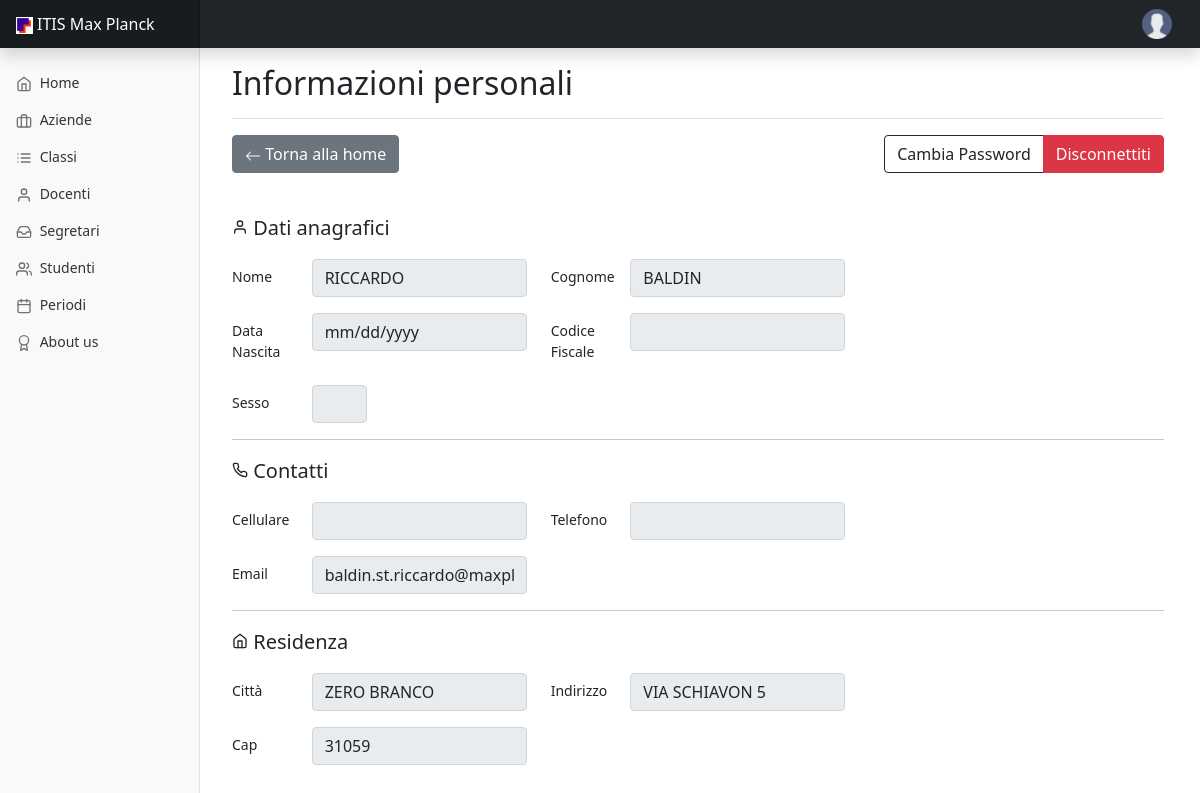
/pagina-utente.php (signed in), run on an earlier commit of the app's database.
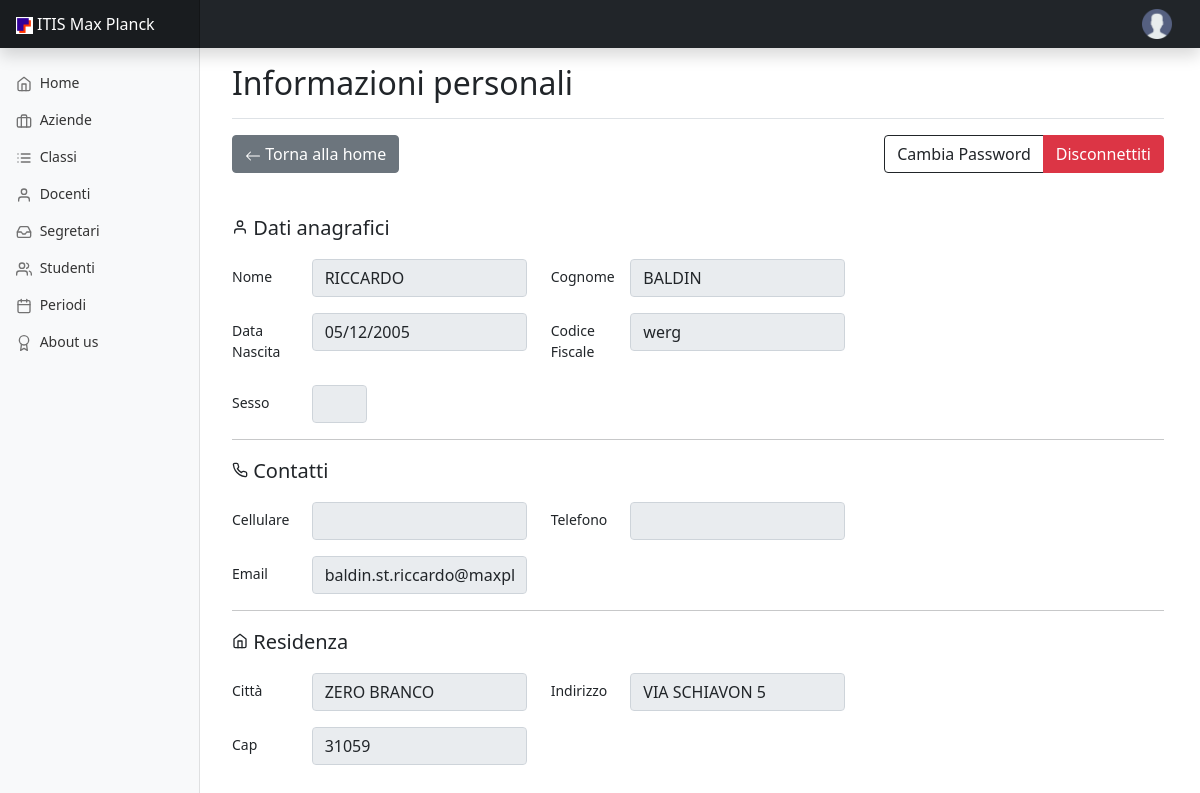
And on a later commit of the database.
### tables this page shows
CREATE TABLE `persona` (
  `id` int NOT NULL,
  `nome` varchar(80) NOT NULL,
  `cognome` varchar(80) NOT NULL,
  `datanascita` date DEFAULT NULL,
  `codicefiscale` varchar(16) NOT NULL,
  `sesso` char(1) NOT NULL,
  `cellulare` varchar(13) NOT NULL,
  `login` varchar(100) DEFAULT NULL,
  `password` varchar(100) DEFAULT NULL,
  `al_matricola` varchar(20) DEFAULT NULL,
  `al_cittadinanza` varchar(30) DEFAULT NULL,
  `cap` varchar(5) DEFAULT NULL,
  `telefono` varchar(20) DEFAULT NULL,
  `email` varchar(100) NOT NULL,
  `indirizzo` varchar(100) DEFAULT NULL,
  `residenza` varchar(100) DEFAULT NULL,
  `provincia` varchar(2) DEFAULT NULL,
  `tut_idazienda` int DEFAULT NULL
);

### pagina-utente.php (the view, shortened to what the changed rows need)
<!doctype html>
<html lang="en">
  <head>
    <?php require("Include/head.php");?>
  </head>
  <body>
  <?php require("Include/navbar.php");?>
<div class="container-fluid">
    <main class="col-md-9 ms-sm-auto col-lg-10 px-md-4">
		<?php
			function generaDettaglioVisualizzazione($result){
				$nome = "";
				$cognome = "";
				$datanascita = "";
				$codicefiscale = "";
				$indirizzo = "";
				$residenza = "";
				$cellulare = "";
				$telefono = "";
				$email = "";
				$sesso = "";
				$cap = "";
				  if ($result->num_rows > 0) {
					  $row = $result->fetch_assoc();
					  $nome = htmlspecialchars($row["nome"]);
					  $cognome = htmlspecialchars($row["cognome"]);
					  $datanascita = htmlspecialchars($row["datanascita"]);
					  $codicefiscale = htmlspecialchars($row["codicefiscale"]);
					  $indirizzo = htmlspecialchars($row["indirizzo"]);
					  $residenza = htmlspecialchars($row["residenza"]);
					  $cellulare = htmlspecialchars($row["cellulare"]);
					  $telefono = htmlspecialchars($row["telefono"]);
					  $email = htmlspecialchars($row["email"]);
					  $sesso = htmlspecialchars($row["sesso"]);
					  $cap = htmlspecialchars($row["cap"]);
				  }
				  echo '
				  <div class="justify-content-center">
					<div class="mb-3 row">
						<div class="col-sm-3 col-md-3">
							<input type="text" readonly id="nomepersona" class="form-control" name="nome" value="'. $nome .'">
						</div>
						<div class="col-sm-3 col-md-3">
							<input type="text" readonly id="cognomepersona" class="form-control" name="cognome" value="'. $cognome .'">
						</div>
					</div>
					<div class="mb-3 row">
						<div class="col-sm-3 col-md-3">
							<input type="date" readonly class="form-control" name="datanascita" value="'. $datanascita .'">
						</div>
						<div class="col-sm-3 col-md-3">
							<input type="text" readonly class="form-control" name="codicefiscale" value="'. $codicefiscale .'">
						</div>
					</div>
							<input type="text" readonly class="form-control" name="sesso" value="'. $sesso .'">
							<input type="text" readonly class="form-control" name="cellulare" value="'. $cellulare .'">
							<input type="text" readonly class="form-control" name="telefono" value="'. $telefono .'">
					<div class="mb-3 row">
						<div class="col-sm-3 col-md-3">
							<input type="text" readonly class="form-control" name="email" value="'. $email .'">
						</div>
					</div>
					<div class="mb-3 row">
						<div class="col-sm-3 col-md-3">
							<input type="text" readonly class="form-control" name="residenza" value="'. $residenza .'">
						</div>
						<div class="col-sm-3 col-md-3">
							<input type="text" readonly class="form-control" name="indirizzo" value="'. $indirizzo .'">
						</div>
					</div>
					<div class="mb-3 row">
						  <div class="col-sm-3 col-md-3">
							  <input type="text" readonly class="form-control" name="cap" value="'. $cap .'">
						  </div>
					</div>
				  </br>'
							  ;
				  }
		?>
      	<div class="d-flex justify-content-between flex-wrap flex-md-nowrap align-items-center pt-3 pb-2 mb-3 border-bottom">
			<h1 class="h2">Informazioni personali</h1>
      	</div>
		<?php
			$sql = 'select * from persona where id=(select id from persona where login="'.$_SESSION["username"].'");';
      		$result = $conn->query($sql);
			generaDettaglioVisualizzazione($result);
		?>
    </main>
</div>
</body>
</html>

What changed in the data, as far as the page shows it:
changed persona "RICCARDO": datanascita (not shown) → "05/12/2005"; codicefiscale (not shown) → "werg"
